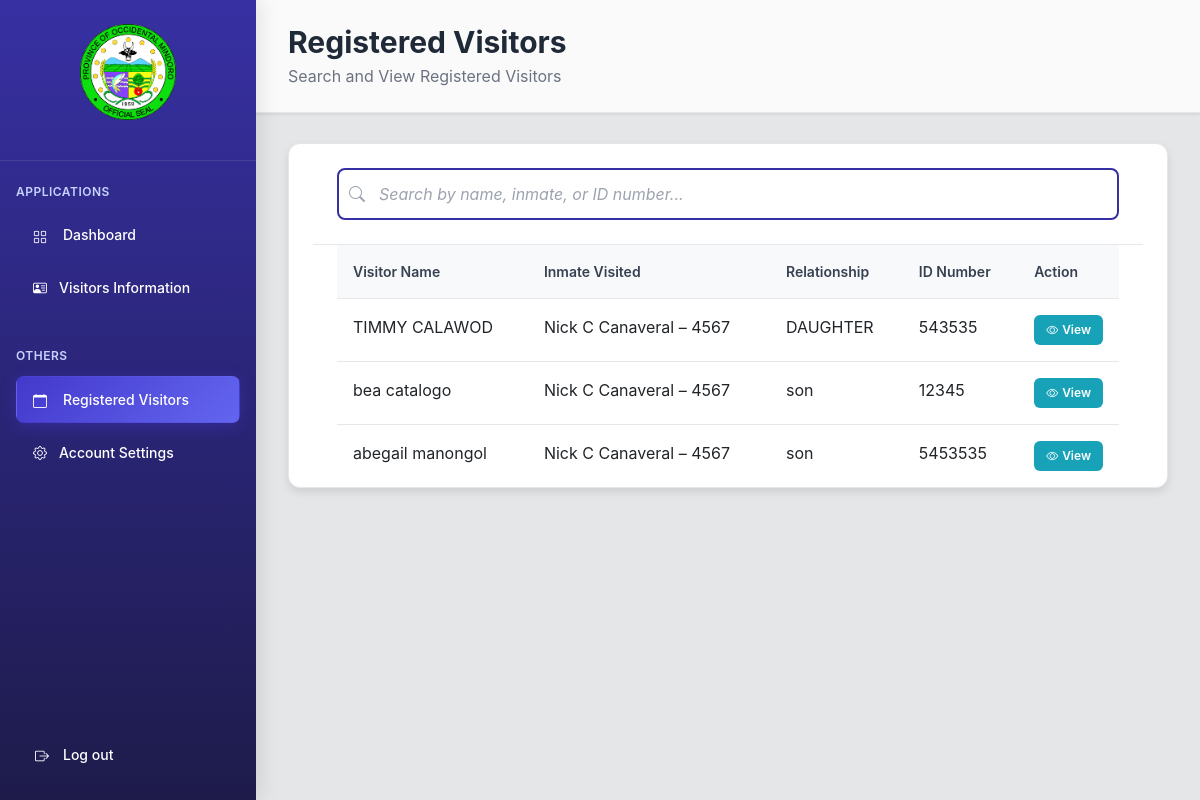
The page /modules/PG/PG_REG_VISITORS.php (signed in) on the database its author committed.
### tables this page shows
CREATE TABLE `visitors` (
  `id` int(255) NOT NULL,
  `firstName` varchar(255) NOT NULL,
  `lastName` varchar(255) NOT NULL,
  `middleName` varchar(255) NOT NULL,
  `gender` enum('Male','Female','Other','') NOT NULL,
  `phoneNumber` int(11) NOT NULL,
  `permanentAddress` varchar(255) NOT NULL,
  `relationship` varchar(250) NOT NULL,
  `idType` enum('National ID','Drivers License','Barangay ID','PhilHealth','Voters','UMID') NOT NULL,
  `idNumber` int(25) NOT NULL,
  `inmate` varchar(255) NOT NULL,
  `status` enum('pending','approved','rejected','') NOT NULL DEFAULT 'pending',
  `created_at` datetime DEFAULT current_timestamp(),
  `approved_at` timestamp NOT NULL DEFAULT current_timestamp() ON UPDATE current_timestamp()
);

### modules/PG/PG_REG_VISITORS.php (the view, shortened to what this page needs)
<?php
require_once '../../database/connection.php';
$approved_visitors = [];
$sql_approved ="SELECT v.*, p.submitted_at as registration_date
                FROM visitors v
                LEFT JOIN pending_visitors p ON v.firstName = p.firstName AND v.lastName = p.lastName AND v.inmate = p.inmate
                ORDER BY p.submitted_at DESC";
$result_approved = $con_admin->query($sql_approved);
if ($result_approved) {
    while ($row = $result_approved->fetch_assoc()) {
        $approved_visitors[] = $row;
    }
}
?>
<!DOCTYPE html>
<html lang="en">
<head>
<head>
    <link href="https://cdn.jsdelivr.net/npm/bootstrap@5.3.0/dist/css/bootstrap.min.css" rel="stylesheet">
    <link href="https://cdn.jsdelivr.net/npm/bootstrap-icons@1.10.0/font/bootstrap-icons.css" rel="stylesheet">
    <link rel="stylesheet" href="../../assets/css/PG_REG_VISITORS.css">
    <link rel="stylesheet" href="../../includes/navbar/PG_navbar.css">
</head>
    <body>
        <?php include '../../includes/navbar/pg_nav.php'; ?>
            <main class="main-content flex-fill">
            <?php include '../../includes/header/pg_reg.php'; ?>
                    <div class="table-card">
                        <div class="table-header">
                            <div class="search-section">
                                <div class="search-container">
                                    <i class="bi bi-search search-icon"></i>
                                    <input type="text" class="search-input" id="searchInput" placeholder="Search by name, inmate, or ID number...">
                                </div>
                            </div>
                        </div>
                        <div class="table-container" id="tableContainer">
                            <table class="table">
                                <thead>
                                    <tr>
                                        <th>Visitor Name</th>
                                        <th>Inmate Visited</th>
                                        <th>Relationship</th>
                                        <th>ID Number</th>
                                        <th class="action-cell">Action</th>
                                    </tr>
                                </thead>
                                <tbody id="visitorsTableBody">
                                    <?php if (count($approved_visitors) > 0): ?>
                                        <?php foreach ($approved_visitors as $visitor): ?>
                                        <tr class="visitor-row">
                                            <td><?php echo $visitor['firstName'] . ' ' . $visitor['lastName']; ?></td>
                                            <td><?php echo $visitor['inmate']; ?></td>
                                            <td><?php echo $visitor['relationship']; ?></td>
                                            <td><?php echo $visitor['idNumber']; ?></td>
                                            <td>
                                                <button class="btn btn-view view-visitor-btn" data-id="<?php echo $visitor['id']; ?>">
                                                    <i class="bi bi-eye"></i> View
                                                </button>
                                            </td>
                                        </tr>
                                        <?php endforeach; ?>
                                    <?php else: ?>
                                        <tr>
                                            <td colspan="5" class="text-center py-4">No approved visitors found</td>
                                        </tr>
                                    <?php endif; ?>
                                </tbody>
                            </table>
                        </div>
                    </div>
            </main>
    </body>
</html>

### assets/css/PG_REG_VISITORS.css (style rules this page uses)
.main-content { margin-left: 256px; min-height: 100vh; }
.table-card { background: white; border-radius: 12px; box-shadow: 0 4px 8px rgba(0, 0, 0, 0.1); border: 1px solid #e5e7eb; overflow: hidden; }
.table-header { padding: 24px; border-bottom: 1px solid #e5e7eb; }
.search-section { display: flex; gap: 16px; margin-bottom: 0; flex-wrap: wrap; }
.search-container { position: relative; flex: 1; min-width: 300px; }
.search-icon { position: absolute; left: 12px; top: 50%; transform: translateY(-50%); color: #9ca3af; }
.search-input { width: 100%; padding: 12px 12px 12px 40px; border: 2px solid #3730a3; border-radius: 8px; font-size: 16px; background-color: white; transition: all 0.3s ease; }
.search-input::placeholder { color: #9ca3af; font-style: italic; }
.table { width: 100%; border-collapse: collapse; margin: 0; }
.table th, .table td { padding: 16px; text-align: left; border-bottom: 1px solid #e5e7eb; }
.table th { font-weight: 600; color: #374151; font-size: 0.875rem; background-color: #f9fafb; }
.table tbody tr:last-child td { border-bottom: none; }
.btn-view { background: #17a2b8; border: none; color: white; padding: 6px 12px; border-radius: 6px; font-size: 12px; font-weight: 600; display: flex; align-items: center; gap: 4px; transition: all 0.3s ease; }
.table-container { max-height: 500px; overflow-y: auto; }
.table thead th { position: sticky; top: 0; background-color: #f8f9fa; z-index: 10; }
.action-cell { width: 100px; }
.table-card, .table-container { padding-left: 24px; padding-right: 24px; }
.table-card { margin-left: 32px; margin-right: 32px; margin-top: 30px; }

### includes/navbar/PG_navbar.css (style rules this page uses)
body { font-family: -apple-system, BlinkMacSystemFont, 'Segoe UI', Roboto, Oxygen, Ubuntu, Cantarell, sans-serif; background-color: #e5e6e8; }

### rows shown on the page
visitors: firstName "TIMMY", lastName "CALAWOD", inmate "Nick C Canaveral – 4567", relationship "DAUGHTER", idNumber "543535"
visitors: firstName "bea", lastName "catalogo", inmate "Nick C Canaveral – 4567", relationship "son", idNumber "12345"
visitors: firstName "abegail", lastName "manongol", inmate "Nick C Canaveral – 4567", relationship "son", idNumber "5453535"
